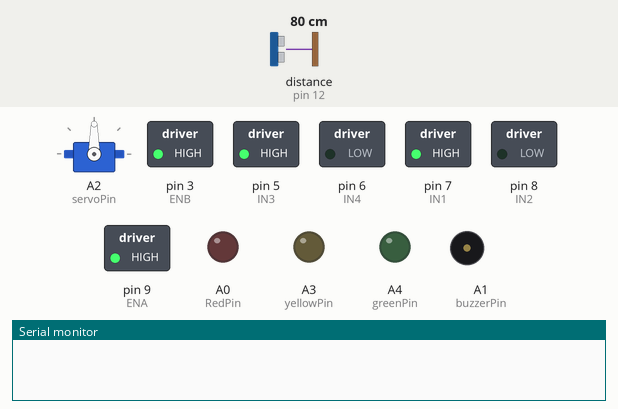
Recording of a sketch running on a simulated Arduino Uno, built with avr-gcc and run on an emulated ATmega328P. On the bench: servo, switched loads named in the sketch (green lamp = pin HIGH), output pins drawn as LEDs (lit = HIGH), buzzer (waves = sounding, pin HIGH), the last lines printed to the serial monitor. Inputs (shaded band) come from the test bench; at power-on: distance to the obstacle (sensor on pin 12) 80 cm. The echo pulse lasts 58.3 µs per cm.

Above: at 1.2 s.
1.3 s: distance to the obstacle (sensor on pin 12) set to 37 cm
2.8 s: distance to the obstacle (sensor on pin 12) set to 33 cm
At 3.9 s:
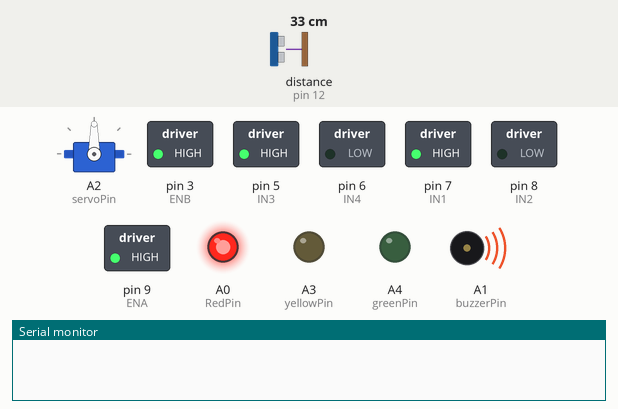
4.3 s: distance to the obstacle (sensor on pin 12) set to 23 cm
5.8 s: distance to the obstacle (sensor on pin 12) set to 19 cm
At 6.7 s:
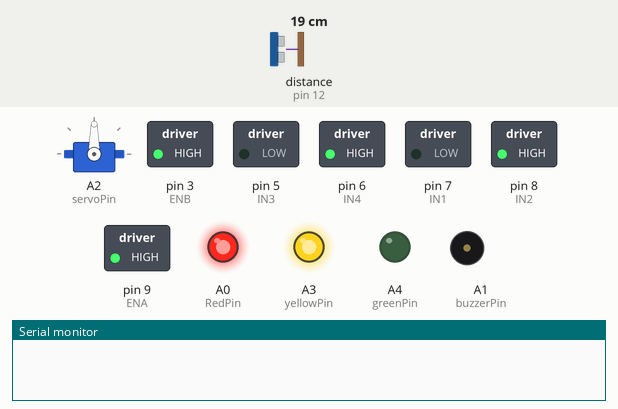
At 7.5 s:
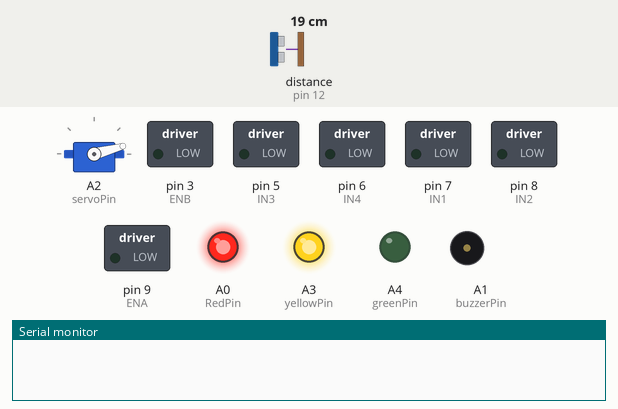
8.8 s: distance to the obstacle (sensor on pin 12) set to 35 cm
At 11.5 s:
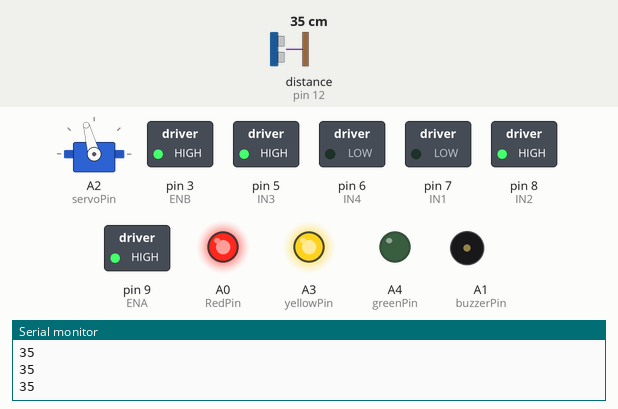
11.8 s: distance to the obstacle (sensor on pin 12) set to 97 cm
13.6 s: distance to the obstacle (sensor on pin 12) set to 106 cm
Timing chart, 0 to 16.1 s (numbered marks = the images above; inputs shaded):
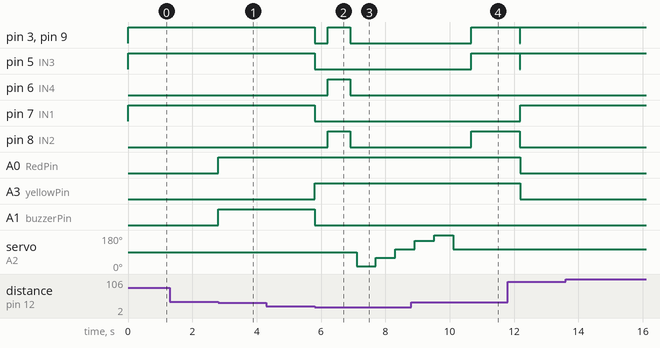

The sketch:

obsticle_avoiding_robot_car.ino
```cpp
#include <Servo.h>
#include <NewPing.h>

NewPing sonar(13,12,100);

const int ENA = 9;
const int IN1 = 7;
const int IN2 = 8;
const int ENB = 3;
const int IN3 = 5;
const int IN4 = 6;
const int trigPin = 13;
const int echoPin = 12;
const int RedPin = A0;
const int buzzerPin = A1;
const int servoPin = A2;
const int yellowPin = A3;
const int greenPin = A4;

Servo myservo;

void setup() {

  Serial.begin(9600);
  pinMode(ENA, OUTPUT);
  pinMode(IN1, OUTPUT);
  pinMode(IN2, OUTPUT);
  pinMode(ENB, OUTPUT);
  pinMode(IN3, OUTPUT);
  pinMode(IN4, OUTPUT);
  pinMode(trigPin, OUTPUT);
  pinMode(echoPin, INPUT);
  pinMode(RedPin, OUTPUT);
  pinMode(buzzerPin, OUTPUT);
  pinMode(yellowPin, OUTPUT);
  pinMode(greenPin, OUTPUT);
  pinMode(servoPin, OUTPUT);
  myservo.attach(servoPin);
  myservo.write(90);
  Serial.begin(9600);
}

void loop() {
  float object = sonar.ping_cm();

  while(object >= 35 && object > 0){
    object = sonar.ping_cm();
    forward();
    digitalWrite(RedPin, LOW);
    digitalWrite(yellowPin, LOW);
    digitalWrite(greenPin, LOW);
    digitalWrite(buzzerPin, LOW);
  }
  while(object < 35 && object > 20){
    object = sonar.ping_cm();
    forward();
    digitalWrite(buzzerPin, HIGH);
    digitalWrite(RedPin, HIGH);
  }

  if(object <= 20 && object > 0){
    digitalWrite(yellowPin, HIGH);
    digitalWrite(buzzerPin, LOW);
    stop();
    delay(400);
    backward();
    delay(700);
    stop();
    delay(200);
    newDirection();
    object = sonar.ping_cm();
  }

  while(object <= 19 && object > 0){
    digitalWrite(greenPin, HIGH);
    digitalWrite(buzzerPin, LOW);
    backward();
    delay(700);
    stop();
    delay(200);
    newDirection();
    object = sonar.ping_cm();
  }


}
void forward() {
  digitalWrite(IN1, HIGH);
  digitalWrite(IN2, LOW);
  digitalWrite(IN3, HIGH);
  digitalWrite(IN4, LOW);
  analogWrite(ENA, 255);
  analogWrite(ENB, 255);

}

void backward() {
  digitalWrite(IN1, LOW);
  digitalWrite(IN2, HIGH);
  digitalWrite(IN3, LOW);
  digitalWrite(IN4, HIGH);
  analogWrite(ENA, 255);
  analogWrite(ENB, 255);
}

void turnLeft() {
  digitalWrite(IN1, LOW);
  digitalWrite(IN2, HIGH);
  digitalWrite(IN3, HIGH);
  digitalWrite(IN4, LOW);
  analogWrite(ENA, 255);
  analogWrite(ENB, 255);
}

void turnRight() {
  digitalWrite(IN1, HIGH);
  digitalWrite(IN2, LOW);
  digitalWrite(IN3, LOW);
  digitalWrite(IN4, HIGH);
  analogWrite(ENA, 255);
  analogWrite(ENB, 255);
}

void stop() {
  digitalWrite(IN1, LOW);
  digitalWrite(IN2, LOW);
  digitalWrite(IN3, LOW);
  digitalWrite(IN4, LOW);
  analogWrite(ENA, 0);
  analogWrite(ENB, 0);
}

float checkDistanceWithServo(int angle) {
  myservo.write(105 + angle);
  delay(500);
  float distance = sonar.ping_cm();
  return distance;
}

void newDirection(){
  float dr1 = 1;
  float dr2 = 1;
  float dr3 = 1;
  float dr4 = 1;
  float dr5 = 1;
  float max = 1;

  dr1 = checkDistanceWithServo(-90);
  delay(100);
  dr2 = checkDistanceWithServo(-45);
  delay(100);
  dr3 = checkDistanceWithServo(0);
  delay(100);
  dr4 = checkDistanceWithServo(45);
  delay(100);
  dr5 = checkDistanceWithServo(90);
  delay(100);
  checkDistanceWithServo(0);

  int arr[5] = {dr1,dr2,dr3,dr4,dr5};

  for(int j = 0; j < 5; j++){
   if(arr[j] == 0){
     arr[j] = 99.0;
   }
  }

  for(int k = 0; k < 5; k++){
   Serial.println(arr[k]);
  }

  for(int i = 0; i < 5; i++){
    if(arr[i] > max || arr[i] == max){
      max = arr[i];
    }
  }

  if(max == dr1){
    turnRight();
    delay(900);
    stop();
  }
  if(max == dr2){
    turnRight();
    delay(600);
    stop();
  }
  if(max == dr3){
    stop();
    delay(50);
  }
  if(max == dr4){
    turnLeft();
    delay(600);
    stop();
  }
  if(max == dr5){
    turnLeft();
    delay(900);
    stop();
  }

}
```

Measured:
- the behaviour switches between 35 and 34 cm on distance to the obstacle (sensor on pin 12) (found by bisection; images 0 and 1)
- the behaviour switches between 21 and 20 cm on distance to the obstacle (sensor on pin 12) (found by bisection; images 1 and 2)
- after the input at 1.3 s, every drawn part: stays the same
- after the input at 2.8 s, A0 (RedPin), A1 (buzzerPin): LOW → HIGH at once
- after the input at 4.3 s, every drawn part: stays the same
- after the input at 5.8 s, pin 3 (ENB): HIGH → LOW at once, → HIGH 0.40 s later, → LOW 0.70 s later; pin 5 (IN3): HIGH → LOW at once
- after the input at 8.8 s, pin 5 (IN3), pin 8 (IN2): LOW → HIGH after 1.9 s; pin 6 (IN4), pin 7 (IN1): stays LOW (without the input it goes to HIGH after 1.8 s)
- after the input at 13.6 s, every drawn part: stays the same
